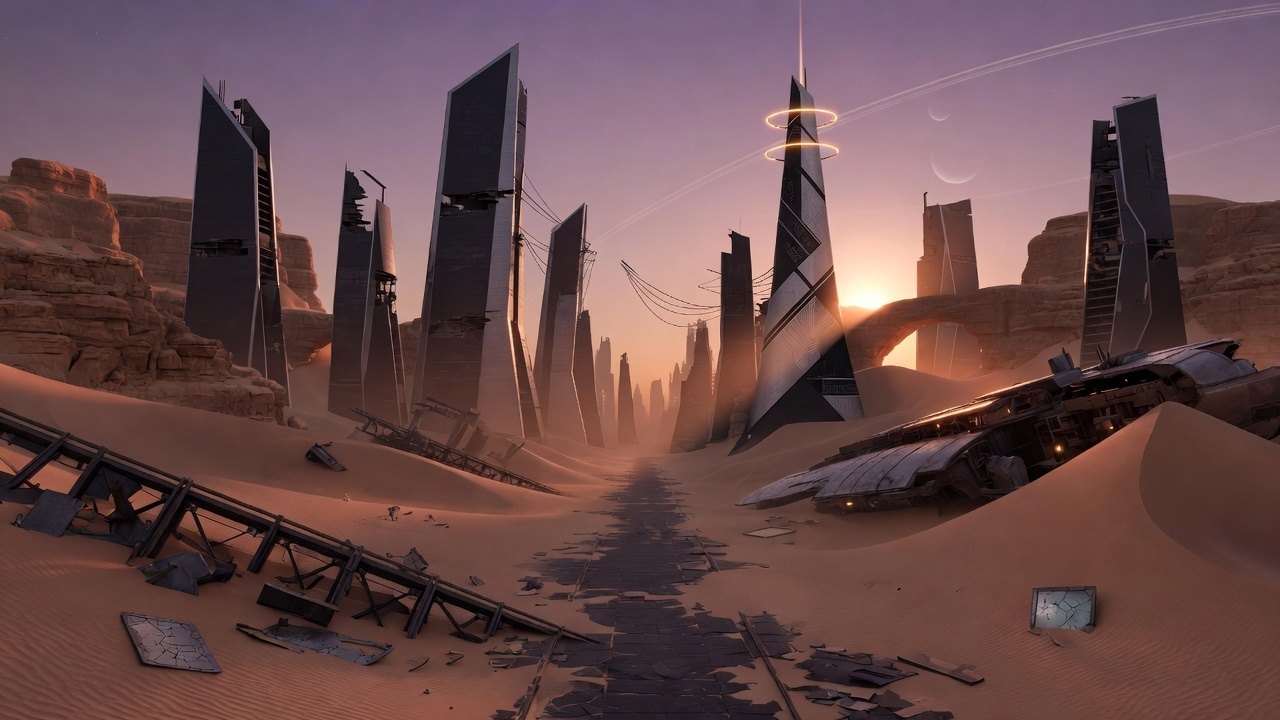
#> input picture steps/terrain-key-1011/key-city3.jpg, 1280 x 720 px, found by its file name
$ python fusion5.py
#> lines starting #> are read from the running program, lines starting #| are printed output that depends on the picture; pictures that were not available may be replaced by others from this repository, and a replacement may not be noted
#> in load_key_and_relights, key is the input picture: shape (720, 1280, 3); mean B, G, R 76.6, 75.5, 105.2
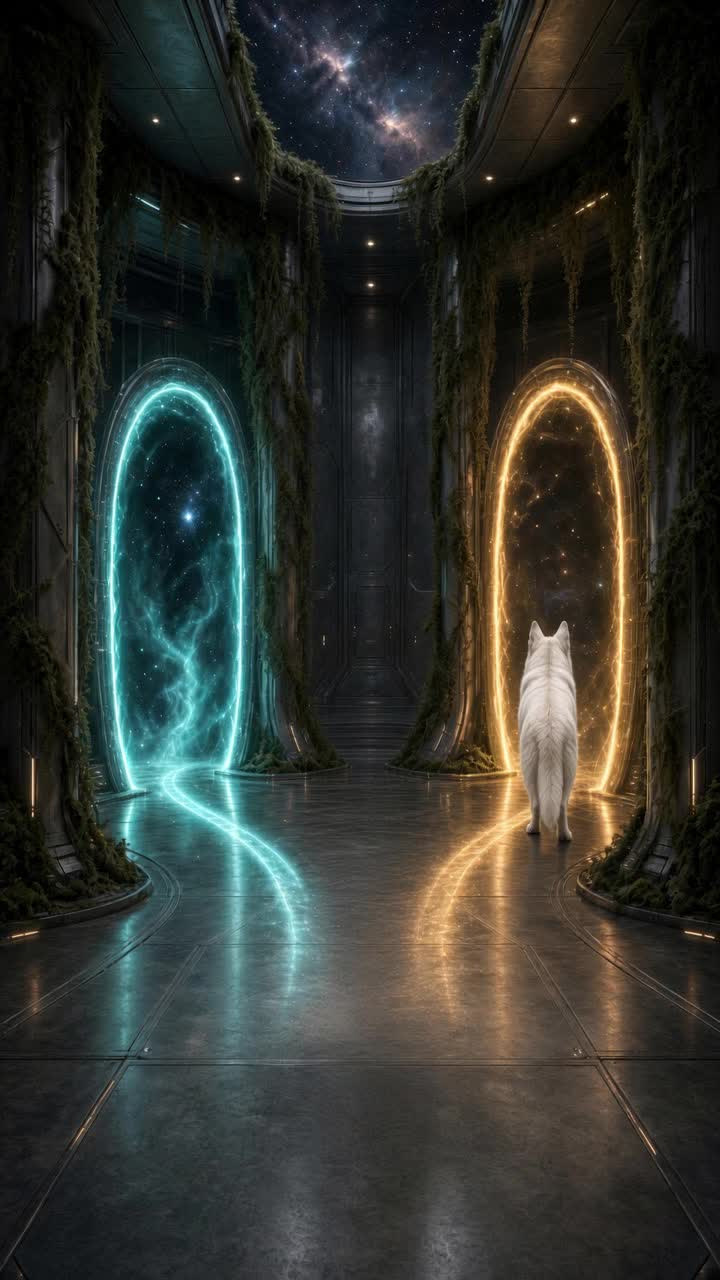
#> input picture .smoke/example-at-b-tiny/still.jpg, 720 x 1280 px, given in place of clay.jpg, which was not available
#> in load_key_and_relights, src is the input picture: shape (1280, 720, 3); mean B, G, R 47.3, 53, 50.1
### tools/grok-native/register.py
"""Scale Imagine edits by 0.714 and lock them to the key with ORB plus ECC."""
from __future__ import annotations

import json
import os

import cv2
import numpy as np

SCALE = 0.714


def _ncc(a, b, mask):
    m = mask.astype(bool)
    if m.sum() < 100:
        m = np.ones(a.shape, bool)
    av = a[m].astype(np.float64)
    bv = b[m].astype(np.float64)
    av = av - av.mean()
    bv = bv - bv.mean()
    den = np.linalg.norm(av) * np.linalg.norm(bv)
    if den < 1e-6:
        return 0.0
    return float(np.dot(av, bv) / den)


def scale_onto_key(src_bgr, key_shape):
    """Exact 0.714 scale, then a centred paste onto the key canvas."""
#> called with key_shape = (720, 1280, 3)
    h, w = src_bgr.shape[:2]
    nw = max(1, int(round(w * SCALE)))
    nh = max(1, int(round(h * SCALE)))
    small = cv2.resize(src_bgr, (nw, nh), interpolation=cv2.INTER_AREA)
    kh, kw = key_shape[:2]
    canvas = np.zeros((kh, kw, 3), np.uint8)
    x0 = max(0, (kw - nw) // 2)
    y0 = max(0, (kh - nh) // 2)
    x1 = min(kw, x0 + nw)
    y1 = min(kh, y0 + nh)
    canvas[y0:y1, x0:x1] = small[: y1 - y0, : x1 - x0]
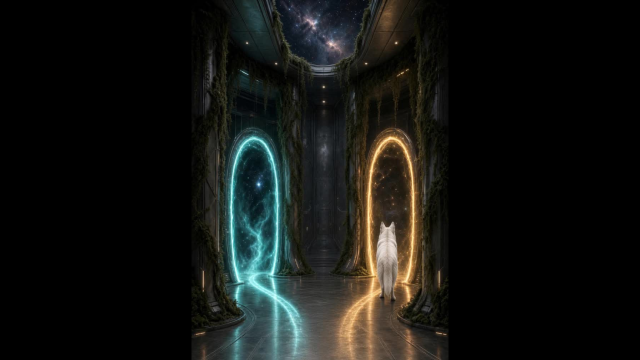
#> canvas: shape (720, 1280, 3) (shown at 1/2 size); mean B, G, R 18.2, 20.9, 19.5
    return canvas, {"scaled_wh": [nw, nh], "paste_xy": [x0, y0], "scale": SCALE}


def _orb_affine(src_gray, key_gray):
    orb = cv2.ORB_create(2500)
    k1, d1 = orb.detectAndCompute(src_gray, None)
    k2, d2 = orb.detectAndCompute(key_gray, None)
    info = {"keypoints_src": 0 if k1 is None else len(k1), "keypoints_key": 0 if k2 is None else len(k2), "inliers": 0}
    if d1 is None or d2 is None or len(k1) < 8 or len(k2) < 8:
        return np.array([[1, 0, 0], [0, 1, 0]], np.float32), info
    pairs = cv2.BFMatcher(cv2.NORM_HAMMING).knnMatch(d1, d2, k=2)
    good = []
    for pair in pairs:
        if len(pair) < 2:
            continue
        m, n = pair
        if m.distance < 0.75 * n.distance:
            good.append(m)
    info["good_matches"] = len(good)
    if len(good) < 8:
        return np.array([[1, 0, 0], [0, 1, 0]], np.float32), info
    src = np.float32([k1[m.queryIdx].pt for m in good]).reshape(-1, 1, 2)
    dst = np.float32([k2[m.trainIdx].pt for m in good]).reshape(-1, 1, 2)
    M, inliers = cv2.estimateAffinePartial2D(src, dst, method=cv2.RANSAC, ransacReprojThreshold=3.0)
    if M is None:
        return np.array([[1, 0, 0], [0, 1, 0]], np.float32), info
    info["inliers"] = int(inliers.sum()) if inliers is not None else 0
    return M.astype(np.float32), info


def _ecc(src_gray, key_gray):
    M = np.array([[1, 0, 0], [0, 1, 0]], np.float32)
    criteria = (cv2.TERM_CRITERIA_EPS | cv2.TERM_CRITERIA_COUNT, 50, 1e-5)
    try:
        res = cv2.findTransformECC(key_gray, src_gray, M, cv2.MOTION_AFFINE, criteria, None, 5)
    except cv2.error as exc:
        return M, {"ecc": None, "error": str(exc)}
    if isinstance(res, tuple):
        cc, M = res[0], res[-1]
    else:
        cc = float(res)
    return M.astype(np.float32), {"ecc": float(cc)}


def align_to_key(src_bgr, key_bgr):
    pasted, meta = scale_onto_key(src_bgr, key_bgr.shape)
#> meta = {'scaled_wh': [514, 914], 'paste_xy': [383, 0], 'scale': 0.714}
    key_g = cv2.cvtColor(key_bgr, cv2.COLOR_BGR2GRAY)
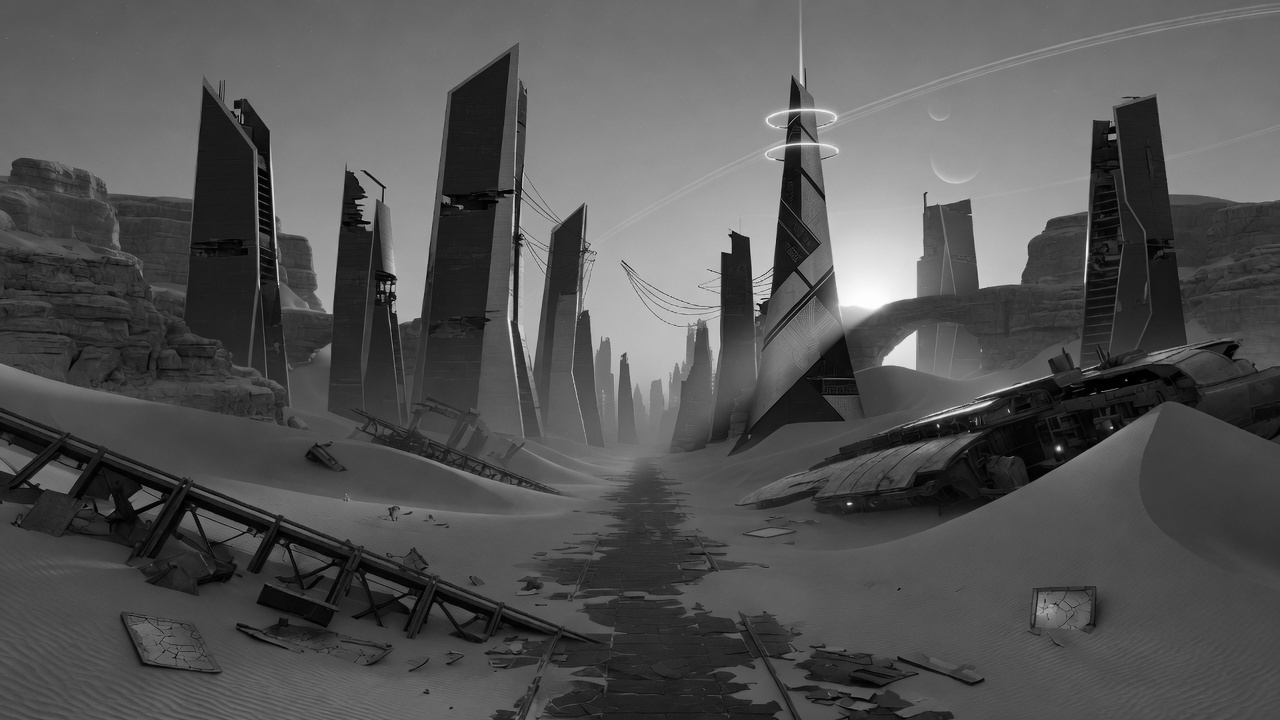
#> key_g: shape (720, 1280); min 0, max 254, mean 84.5
    src_g = cv2.cvtColor(pasted, cv2.COLOR_BGR2GRAY)
    M_orb, orb_info = _orb_affine(src_g, key_g)
#> in _orb_affine, `k1, d1 = orb.detectAndCompute(src_gray, None)`: k1 = 2485 keypoints; strongest (x, y, size): (791, 86, 31), (647, 174, 31), (494, 86, 31), (552, 127, 31)
#> (the rest of the program and of its run is left out)
